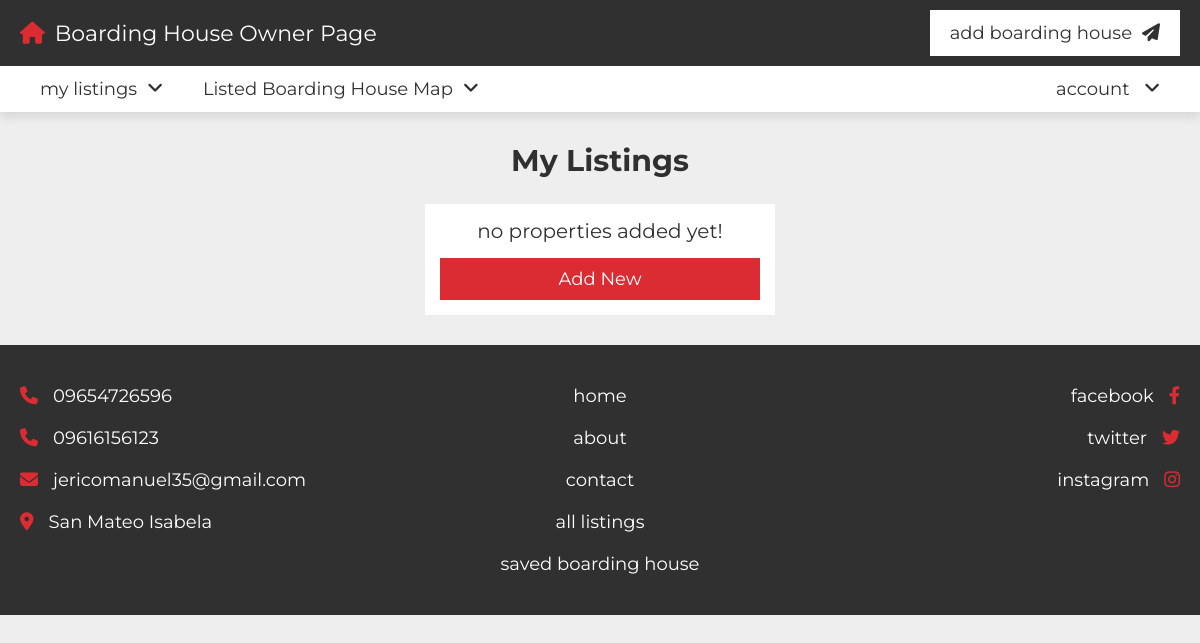
The page /my_listings.php (signed in) on the database as committed earlier.
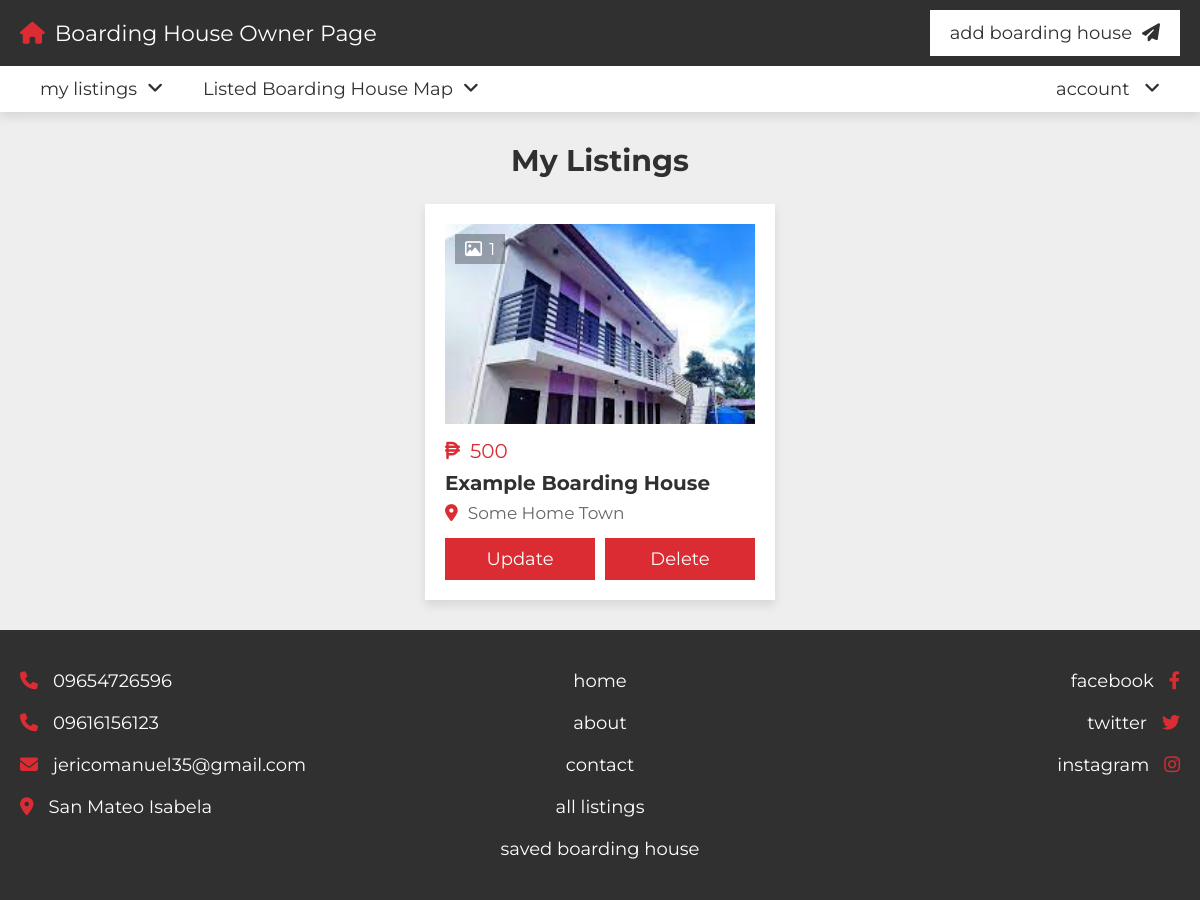
The same page on the database as committed later.
### tables this page shows
CREATE TABLE IF NOT EXISTS `property` (
  `id` varchar(20) NOT NULL,
  `user_id` varchar(20) NOT NULL,
  `property_name` varchar(50) NOT NULL,
  `address` varchar(100) NOT NULL,
  `price` varchar(50) NOT NULL,
  `type` varchar(50) NOT NULL,
  `offer` varchar(50) NOT NULL,
  `status` varchar(50) NOT NULL,
  `rooms` varchar(50) NOT NULL,
  `deposite` varchar(50) NOT NULL,
  `bedroom` varchar(50) NOT NULL,
  `bathroom` varchar(50) NOT NULL,
  `availability` varchar(50) NOT NULL,
  `wifi_connection` varchar(50) NOT NULL,
  `water_supply` varchar(50) NOT NULL,
  `electricity` varchar(50) NOT NULL,
  `parking_area` varchar(50) NOT NULL,
  `school_area` varchar(50) NOT NULL,
  `image_01` varchar(50) NOT NULL,
  `image_02` varchar(50) NOT NULL,
  `image_03` varchar(50) NOT NULL,
  `image_04` varchar(50) NOT NULL,
  `image_05` varchar(50) NOT NULL,
  `description` varchar(1000) NOT NULL,
  `date` date DEFAULT NULL
);

### my_listings.php (the view, shortened to what this page needs)
<?php
include 'components/connect.php';
if(isset($_COOKIE['user_id'])){
   $user_id = $_COOKIE['user_id'];
}else{
   $user_id = '';
   header('location:login.php');
}
?>
<!DOCTYPE html>
<html lang="en">
<head>
   <link rel="stylesheet" href="https://cdnjs.cloudflare.com/ajax/libs/font-awesome/6.2.0/css/all.min.css">
   <link rel="stylesheet" href="css/style.css">
</head>
<body>
<?php include 'components/user_header.php'; ?>
<section class="my-listings">
   <h1 class="heading">my listings</h1>
   <div class="box-container">
   <?php
      $select_properties = $conn->prepare("SELECT * FROM `property` WHERE user_id = ? ORDER BY date DESC");
      $select_properties->execute([$user_id]);
      if($select_properties->rowCount() > 0){
         while($fetch_property = $select_properties->fetch(PDO::FETCH_ASSOC)){
         $property_id = $fetch_property['id'];
         if(!empty($fetch_property['image_02'])){
            $image_coutn_02 = 1;
         }else{
            $image_coutn_02 = 0;
         }
         if(!empty($fetch_property['image_03'])){
            $image_coutn_03 = 1;
         }else{
            $image_coutn_03 = 0;
         }
         if(!empty($fetch_property['image_04'])){
            $image_coutn_04 = 1;
         }else{
            $image_coutn_04 = 0;
         }
         if(!empty($fetch_property['image_05'])){
            $image_coutn_05 = 1;
         }else{
            $image_coutn_05 = 0;
         }
         $total_images = (1 + $image_coutn_02 + $image_coutn_03 + $image_coutn_04 + $image_coutn_05);
   ?>
   <form accept="" method="POST" class="box">
      <div class="thumb">
         <p><i class="far fa-image"></i><span><?= $total_images; ?></span></p>
         <img src="uploaded_files/<?= $fetch_property['image_01']; ?>" alt="">
      </div>
      <div class="price"><i class="fa fa-peso-sign"></i><span><?= $fetch_property['price']; ?></span></div>
      <h3 class="name"><?= $fetch_property['property_name']; ?></h3>
      <p class="location"><i class="fas fa-map-marker-alt"></i><span><?= $fetch_property['address']; ?></span></p>
      <div class="flex-btn">
         <a href="update_property.php?get_id=<?= $property_id; ?>" class="btn">update</a>
         <input type="submit" name="delete" value="delete" class="btn" onclick="return confirm('delete this listing?');">
      </div>
   </form>
   <?php
         }
      }else{
         echo '<p class="empty">no properties added yet! <a href="post_property.php" style="margin-top:1.5rem;" class="btn">add new</a></p>';
      }
      ?>
   </div>
</section>
<?php include 'components/footer.php'; ?>
</body>
</html>

Rows that differ between the two databases and show on the page:
added property: total_images "1", image_01 (picture), price "500", property_name "Example Boarding House", address "Some Home Town"
Other text that changed with them:
text no longer shown: "no properties added yet! Add New"
